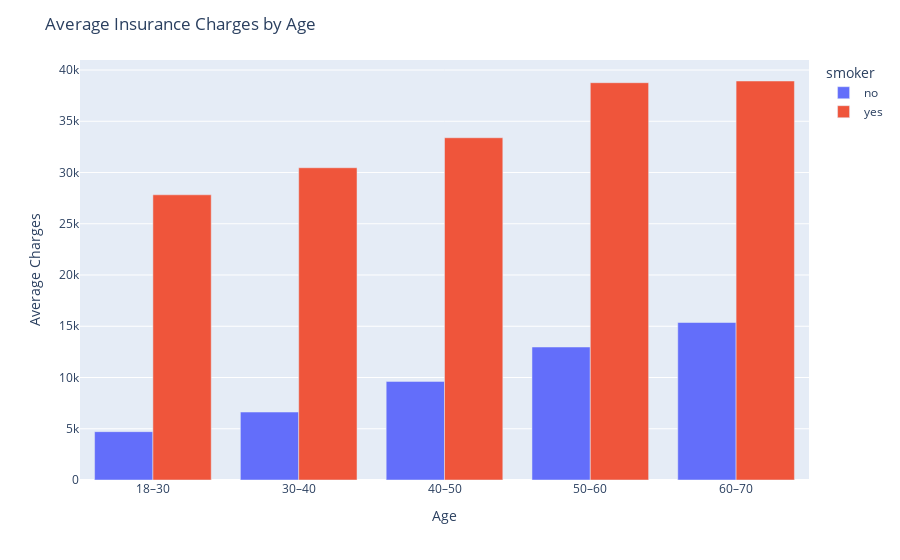

The cell this chart's notebook holds for it:
### Markdown cell above
*For the following code: please see screenshot for the plotly figure Screenshot-plotly-hypo-1"*

### Code cell
# bar chart of average charges by age group
df['age_group'] = pd.cut(
                         df['age'], 
                        bins=[18, 30, 40, 50, 60, 70], 
                        labels=['18–30','30–40','40–50','50–60','60–70']
                        )
df_processed = df[['age_group','charges','smoker']].groupby(['age_group','smoker'], observed=False).mean().reset_index()

fig = px.bar(data_frame=df_processed, x="age_group", y='charges', color='smoker', barmode='group')
title='Average Insurance Charges by Age'
fig.update_layout(title=title, xaxis_title='Age', yaxis_title='Average Charges')
fig.show()

### Figure 1 — Plotly figure (JSON) as saved in the notebook; plotly's stock layout.template omitted (floating-point values rounded to 4 significant figures)
{"data": [{"alignmentgroup": "True", "hovertemplate": "smoker=no<br>age_group=%{x}<br>charges=%{y}<extra></extra>", "legendgroup": "no", "marker": {"color": "#636efa", "pattern": {"shape": ""}}, "name": "no", "offsetgroup": "no", "orientation": "v", "showlegend": true, "textposition": "auto", "type": "bar", "x": ["18–30", "30–40", "40–50", "50–60", "60–70"], "xaxis": "x", "y": [4716.0, 6631.0, 9622.0, 12980.0, 15370.0], "yaxis": "y"}, {"alignmentgroup": "True", "hovertemplate": "smoker=yes<br>age_group=%{x}<br>charges=%{y}<extra></extra>", "legendgroup": "yes", "marker": {"color": "#EF553B", "pattern": {"shape": ""}}, "name": "yes", "offsetgroup": "yes", "orientation": "v", "showlegend": true, "textposition": "auto", "type": "bar", "x": ["18–30", "30–40", "40–50", "50–60", "60–70"], "xaxis": "x", "y": [27830.0, 30470.0, 33390.0, 38760.0, 38930.0], "yaxis": "y"}], "layout": {"barmode": "group", "legend": {"title": {"text": "smoker"}, "tracegroupgap": 0}, "margin": {"t": 60}, "title": {"text": "Average Insurance Charges by Age"}, "xaxis": {"anchor": "y", "domain": [0, 1], "title": {"text": "Age"}}, "yaxis": {"anchor": "x", "domain": [0, 1], "title": {"text": "Average Charges"}}}}
